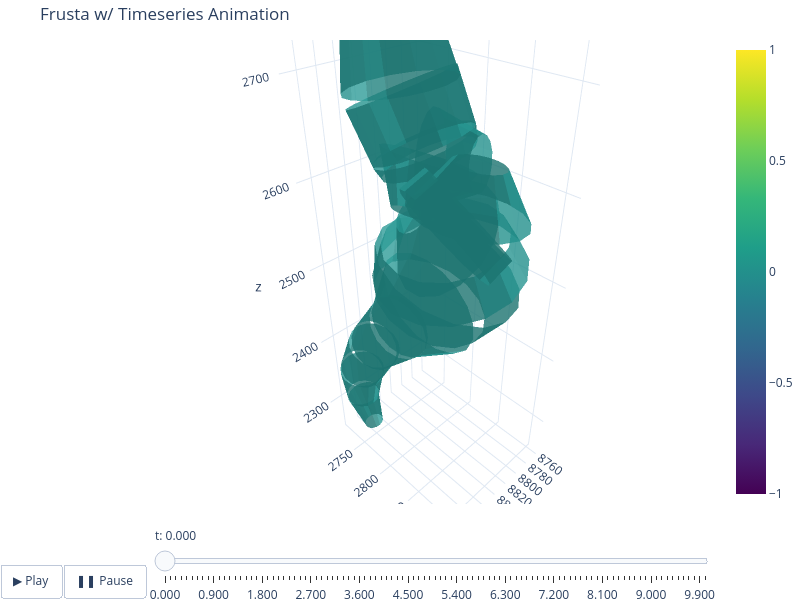

The code cell stored with this chart in its notebook:
### Code cell
# create a timeseries data block and animate it using animate_frusta_timeseries
import numpy as np

n_frusta = frusta.n_frusta
T = 10
dt = 0.1
time_domain = np.linspace(0, T, int(T / dt) + 1)
freqs = np.random.uniform(3, 30, n_frusta) / T
V = np.zeros((len(time_domain), n_frusta))
for i, t in enumerate(time_domain):
    V[i, :] = np.sin(freqs * t)

fig = animate_frusta_timeseries(
    frusta,
    time_domain=time_domain,
    amplitudes=V,
    fps=10,
    colorscale="Viridis",
    cmin=-1,
    cmax=1,
    title="Frusta w/ Timeseries Animation",
)
fig.show()

### Figure 1 — Plotly figure (JSON) as saved in the notebook; plotly's stock layout.template omitted (floating-point values rounded to 4 significant figures; data arrays with more than 128 entries replaced by an {"elided": "..."} marker saying what was removed)
{"data": [{"cmax": 1, "cmin": -1, "colorscale": [[0, "#440154"], [0.1111, "#482878"], [0.2222, "#3e4989"], [0.3333, "#31688e"], [0.4444, "#26828e"], [0.5556, "#1f9e89"], [0.6667, "#35b779"], [0.7778, "#6ece58"], [0.8889, "#b5de2b"], [1, "#fde725"]], "flatshading": true, "i": {"elided": "480 int values"}, "intensity": {"elided": "480 int values"}, "intensitymode": "cell", "j": {"elided": "480 int values"}, "k": {"elided": "480 int values"}, "name": "frusta", "opacity": 0.8, "showscale": true, "type": "mesh3d", "x": {"elided": "480 float values"}, "y": {"elided": "480 float values"}, "z": {"elided": "480 float values"}}], "layout": {"height": 600, "margin": {"b": 0, "l": 0, "r": 0, "t": 40}, "scene": {"aspectmode": "data"}, "showlegend": false, "sliders": [{"active": 0, "currentvalue": {"prefix": "t: ", "visible": true}, "steps": [{"args": [["time=0.000"], {"frame": {"duration": 0}, "mode": "immediate", "transition": {"duration": 0}}], "label": "0.000", "method": "animate"}, {"args": [["time=0.100"], {"frame": {"duration": 0}, "mode": "immediate", "transition": {"duration": 0}}], "label": "0.100", "method": "animate"}, {"args": [["time=0.200"], {"frame": {"duration": 0}, "mode": "immediate", "transition": {"duration": 0}}], "label": "0.200", "method": "animate"}, {"args": [["time=0.300"], {"frame": {"duration": 0}, "mode": "immediate", "transition": {"duration": 0}}], "label": "0.300", "method": "animate"}, {"args": [["time=0.400"], {"frame": {"duration": 0}, "mode": "immediate", "transition": {"duration": 0}}], "label": "0.400", "method": "animate"}, {"args": [["time=0.500"], {"frame": {"duration": 0}, "mode": "immediate", "transition": {"duration": 0}}], "label": "0.500", "method": "animate"}, {"args": [["time=0.600"], {"frame": {"duration": 0}, "mode": "immediate", "transition": {"duration": 0}}], "label": "0.600", "method": "animate"}, {"args": [["time=0.700"], {"frame": {"duration": 0}, "mode": "immediate", "transition": {"duration": 0}}], "label": "0.700", "method": "animate"}, {"args": [["time=0.800"], {"frame": {"duration": 0}, "mode": "immediate", "transition": {"duration": 0}}], "label": "0.800", "method": "animate"}, {"args": [["time=0.900"], {"frame": {"duration": 0}, "mode": "immediate", "transition": {"duration": 0}}], "label": "0.900", "method": "animate"}, {"args": [["time=1.000"], {"frame": {"duration": 0}, "mode": "immediate", "transition": {"duration": 0}}], "label": "1.000", "method": "animate"}, {"args": [["time=1.100"], {"frame": {"duration": 0}, "mode": "immediate", "transition": {"duration": 0}}], "label": "1.100", "method": "animate"}, {"args": [["time=1.200"], {"frame": {"duration": 0}, "mode": "immediate", "transition": {"duration": 0}}], "label": "1.200", "method": "animate"}, {"args": [["time=1.300"], {"frame": {"duration": 0}, "mode": "immediate", "transition": {"duration": 0}}], "label": "1.300", "method": "animate"}, {"args": [["time=1.400"], {"frame": {"duration": 0}, "mode": "immediate", "transition": {"duration": 0}}], "label": "1.400", "method": "animate"}, {"args": [["time=1.500"], {"frame": {"duration": 0}, "mode": "immediate", "transition": {"duration": 0}}], "label": "1.500", "method": "animate"}, {"args": [["time=1.600"], {"frame": {"duration": 0}, "mode": "immediate", "transition": {"duration": 0}}], "label": "1.600", "method": "animate"}, {"args": [["time=1.700"], {"frame": {"duration": 0}, "mode": "immediate", "transition": {"duration": 0}}], "label": "1.700", "method": "animate"}, {"args": [["time=1.800"], {"frame": {"duration": 0}, "mode": "immediate", "transition": {"duration": 0}}], "label": "1.800", "method": "animate"}, {"args": [["time=1.900"], {"frame": {"duration": 0}, "mode": "immediate", "transition": {"duration": 0}}], "label": "1.900", "method": "animate"}, {"args": [["time=2.000"], {"frame": {"duration": 0}, "mode": "immediate", "transition": {"duration": 0}}], "label": "2.000", "method": "animate"}, {"args": [["time=2.100"], {"frame": {"duration": 0}, "mode": "immediate", "transition": {"duration": 0}}], "label": "2.100", "method": "animate"}, {"args": [["time=2.200"], {"frame": {"duration": 0}, "mode": "immediate", "transition": {"duration": 0}}], "label": "2.200", "method": "animate"}, {"args": [["time=2.300"], {"frame": {"duration": 0}, "mode": "immediate", "transition": {"duration": 0}}], "label": "2.300", "method": "animate"}, {"args": [["time=2.400"], {"frame": {"duration": 0}, "mode": "immediate", "transition": {"duration": 0}}], "label": "2.400", "method": "animate"}, {"args": [["time=2.500"], {"frame": {"duration": 0}, "mode": "immediate", "transition": {"duration": 0}}], "label": "2.500", "method": "animate"}, {"args": [["time=2.600"], {"frame": {"duration": 0}, "mode": "immediate", "transition": {"duration": 0}}], "label": "2.600", "method": "animate"}, {"args": [["time=2.700"], {"frame": {"duration": 0}, "mode": "immediate", "transition": {"duration": 0}}], "label": "2.700", "method": "animate"}, {"args": [["time=2.800"], {"frame": {"duration": 0}, "mode": "immediate", "transition": {"duration": 0}}], "label": "2.800", "method": "animate"}, {"args": [["time=2.900"], {"frame": {"duration": 0}, "mode": "immediate", "transition": {"duration": 0}}], "label": "2.900", "method": "animate"}, {"args": [["time=3.000"], {"frame": {"duration": 0}, "mode": "immediate", "transition": {"duration": 0}}], "label": "3.000", "method": "animate"}, {"args": [["time=3.100"], {"frame": {"duration": 0}, "mode": "immediate", "transition": {"duration": 0}}], "label": "3.100", "method": "animate"}, {"args": [["time=3.200"], {"frame": {"duration": 0}, "mode": "immediate", "transition": {"duration": 0}}], "label": "3.200", "method": "animate"}, {"args": [["time=3.300"], {"frame": {"duration": 0}, "mode": "immediate", "transition": {"duration": 0}}], "label": "3.300", "method": "animate"}, {"args": [["time=3.400"], {"frame": {"duration": 0}, "mode": "immediate", "transition": {"duration": 0}}], "label": "3.400", "method": "animate"}, {"args": [["time=3.500"], {"frame": {"duration": 0}, "mode": "immediate", "transition": {"duration": 0}}], "label": "3.500", "method": "animate"}, {"args": [["time=3.600"], {"frame": {"duration": 0}, "mode": "immediate", "transition": {"duration": 0}}], "label": "3.600", "method": "animate"}, {"args": [["time=3.700"], {"frame": {"duration": 0}, "mode": "immediate", "transition": {"duration": 0}}], "label": "3.700", "method": "animate"}, {"args": [["time=3.800"], {"frame": {"duration": 0}, "mode": "immediate", "transition": {"duration": 0}}], "label": "3.800", "method": "animate"}, {"args": [["time=3.900"], {"frame": {"duration": 0}, "mode": "immediate", "transition": {"duration": 0}}], "label": "3.900", "method": "animate"}, {"args": [["time=4.000"], {"frame": {"duration": 0}, "mode": "immediate", "transition": {"duration": 0}}], "label": "4.000", "method": "animate"}, {"args": [["time=4.100"], {"frame": {"duration": 0}, "mode": "immediate", "transition": {"duration": 0}}], "label": "4.100", "method": "animate"}, {"args": [["time=4.200"], {"frame": {"duration": 0}, "mode": "immediate", "transition": {"duration": 0}}], "label": "4.200", "method": "animate"}, {"args": [["time=4.300"], {"frame": {"duration": 0}, "mode": "immediate", "transition": {"duration": 0}}], "label": "4.300", "method": "animate"}, {"args": [["time=4.400"], {"frame": {"duration": 0}, "mode": "immediate", "transition": {"duration": 0}}], "label": "4.400", "method": "animate"}, {"args": [["time=4.500"], {"frame": {"duration": 0}, "mode": "immediate", "transition": {"duration": 0}}], "label": "4.500", "method": "animate"}, {"args": [["time=4.600"], {"frame": {"duration": 0}, "mode": "immediate", "transition": {"duration": 0}}], "label": "4.600", "method": "animate"}, {"args": [["time=4.700"], {"frame": {"duration": 0}, "mode": "immediate", "transition": {"duration": 0}}], "label": "4.700", "method": "animate"}, {"args": [["time=4.800"], {"frame": {"duration": 0}, "mode": "immediate", "transition": {"duration": 0}}], "label": "4.800", "method": "animate"}, {"args": [["time=4.900"], {"frame": {"duration": 0}, "mode": "immediate", "transition": {"duration": 0}}], "label": "4.900", "method": "animate"}, {"args": [["time=5.000"], {"frame": {"duration": 0}, "mode": "immediate", "transition": {"duration": 0}}], "label": "5.000", "method": "animate"}, {"args": [["time=5.100"], {"frame": {"duration": 0}, "mode": "immediate", "transition": {"duration": 0}}], "label": "5.100", "method": "animate"}, {"args": [["time=5.200"], {"frame": {"duration": 0}, "mode": "immediate", "transition": {"duration": 0}}], "label": "5.200", "method": "animate"}, {"args": [["time=5.300"], {"frame": {"duration": 0}, "mode": "immediate", "transition": {"duration": 0}}], "label": "5.300", "method": "animate"}, {"args": [["time=5.400"], {"frame": {"duration": 0}, "mode": "immediate", "transition": {"duration": 0}}], "label": "5.400", "method": "animate"}, {"args": [["time=5.500"], {"frame": {"duration": 0}, "mode": "immediate", "transition": {"duration": 0}}], "label": "5.500", "method": "animate"}, {"args": [["time=5.600"], {"frame": {"duration": 0}, "mode": "immediate", "transition": {"duration": 0}}], "label": "5.600", "method": "animate"}, {"args": [["time=5.700"], {"frame": {"duration": 0}, "mode": "immediate", "transition": {"duration": 0}}], "label": "5.700", "method": "animate"}, {"args": [["time=5.800"], {"frame": {"duration": 0}, "mode": "immediate", "transition": {"duration": 0}}], "label": "5.800", "method": "animate"}, {"args": [["time=5.900"], {"frame": {"duration": 0}, "mode": "immediate", "transition": {"duration": 0}}], "label": "5.900", "method": "animate"}, {"args": [["time=6.000"], {"frame": {"duration": 0}, "mode": "immediate", "transition": {"duration": 0}}], "label": "6.000", "method": "animate"}, {"args": [["time=6.100"], {"frame": {"duration": 0}, "mode": "immediate", "transition": {"duration": 0}}], "label": "6.100", "method": "animate"}, {"args": [["time=6.200"], {"frame": {"duration": 0}, "mode": "immediate", "transition": {"duration": 0}}], "label": "6.200", "method": "animate"}, {"args": [["time=6.300"], {"frame": {"duration": 0}, "mode": "immediate", "transition": {"duration": 0}}], "label": "6.300", "method": "animate"}, {"args": [["time=6.400"], {"frame": {"duration": 0}, "mode": "immediate", "transition": {"duration": 0}}], "label": "6.400", "method": "animate"}, {"args": [["time=6.500"], {"frame": {"duration": 0}, "mode": "immediate", "transition": {"duration": 0}}], "label": "6.500", "method": "animate"}, {"args": [["time=6.600"], {"frame": {"duration": 0}, "mode": "immediate", "transition": {"duration": 0}}], "label": "6.600", "method": "animate"}, {"args": [["time=6.700"], {"frame": {"duration": 0}, "mode": "immediate", "transition": {"duration": 0}}], "label": "6.700", "method": "animate"}, {"args": [["time=6.800"], {"frame": {"duration": 0}, "mode": "immediate", "transition": {"duration": 0}}], "label": "6.800", "method": "animate"}, {"args": [["time=6.900"], {"frame": {"duration": 0}, "mode": "immediate", "transition": {"duration": 0}}], "label": "6.900", "method": "animate"}, {"args": [["time=7.000"], {"frame": {"duration": 0}, "mode": "immediate", "transition": {"duration": 0}}], "label": "7.000", "method": "animate"}, {"args": [["time=7.100"], {"frame": {"duration": 0}, "mode": "immediate", "transition": {"duration": 0}}], "label": "7.100", "method": "animate"}, {"args": [["time=7.200"], {"frame": {"duration": 0}, "mode": "immediate", "transition": {"duration": 0}}], "label": "7.200", "method": "animate"}, {"args": [["time=7.300"], {"frame": {"duration": 0}, "mode": "immediate", "transition": {"duration": 0}}], "label": "7.300", "method": "animate"}, {"args": [["time=7.400"], {"frame": {"duration": 0}, "mode": "immediate", "transition": {"duration": 0}}], "label": "7.400", "method": "animate"}, {"args": [["time=7.500"], {"frame": {"duration": 0}, "mode": "immediate", "transition": {"duration": 0}}], "label": "7.500", "method": "animate"}, {"args": [["time=7.600"], {"frame": {"duration": 0}, "mode": "immediate", "transition": {"duration": 0}}], "label": "7.600", "method": "animate"}, {"args": [["time=7.700"], {"frame": {"duration": 0}, "mode": "immediate", "transition": {"duration": 0}}], "label": "7.700", "method": "animate"}, {"args": [["time=7.800"], {"frame": {"duration": 0}, "mode": "immediate", "transition": {"duration": 0}}], "label": "7.800", "method": "animate"}, {"args": [["time=7.900"], {"frame": {"duration": 0}, "mode": "immediate", "transition": {"duration": 0}}], "label": "7.900", "method": "animate"}, {"args": [["time=8.000"], {"frame": {"duration": 0}, "mode": "immediate", "transition": {"duration": 0}}], "label": "8.000", "method": "animate"}, {"args": [["time=8.100"], {"frame": {"duration": 0}, "mode": "immediate", "transition": {"duration": 0}}], "label": "8.100", "method": "animate"}, {"args": [["time=8.200"], {"frame": {"duration": 0}, "mode": "immediate", "transition": {"duration": 0}}], "label": "8.200", "method": "animate"}, {"args": [["time=8.300"], {"frame": {"duration": 0}, "mode": "immediate", "transition": {"duration": 0}}], "label": "8.300", "method": "animate"}, {"args": [["time=8.400"], {"frame": {"duration": 0}, "mode": "immediate", "transition": {"duration": 0}}], "label": "8.400", "method": "animate"}, {"args": [["time=8.500"], {"frame": {"duration": 0}, "mode": "immediate", "transition": {"duration": 0}}], "label": "8.500", "method": "animate"}, {"args": [["time=8.600"], {"frame": {"duration": 0}, "mode": "immediate", "transition": {"duration": 0}}], "label": "8.600", "method": "animate"}, {"args": [["time=8.700"], {"frame": {"duration": 0}, "mode": "immediate", "transition": {"duration": 0}}], "label": "8.700", "method": "animate"}, {"args": [["time=8.800"], {"frame": {"duration": 0}, "mode": "immediate", "transition": {"duration": 0}}], "label": "8.800", "method": "animate"}, {"args": [["time=8.900"], {"frame": {"duration": 0}, "mode": "immediate", "transition": {"duration": 0}}], "label": "8.900", "method": "animate"}, {"args": [["time=9.000"], {"frame": {"duration": 0}, "mode": "immediate", "transition": {"duration": 0}}], "label": "9.000", "method": "animate"}, {"args": [["time=9.100"], {"frame": {"duration": 0}, "mode": "immediate", "transition": {"duration": 0}}], "label": "9.100", "method": "animate"}, {"args": [["time=9.200"], {"frame": {"duration": 0}, "mode": "immediate", "transition": {"duration": 0}}], "label": "9.200", "method": "animate"}, {"args": [["time=9.300"], {"frame": {"duration": 0}, "mode": "immediate", "transition": {"duration": 0}}], "label": "9.300", "method": "animate"}, {"args": [["time=9.400"], {"frame": {"duration": 0}, "mode": "immediate", "transition": {"duration": 0}}], "label": "9.400", "method": "animate"}, {"args": [["time=9.500"], {"frame": {"duration": 0}, "mode": "immediate", "transition": {"duration": 0}}], "label": "9.500", "method": "animate"}, {"args": [["time=9.600"], {"frame": {"duration": 0}, "mode": "immediate", "transition": {"duration": 0}}], "label": "9.600", "method": "animate"}, {"args": [["time=9.700"], {"frame": {"duration": 0}, "mode": "immediate", "transition": {"duration": 0}}], "label": "9.700", "method": "animate"}, {"args": [["time=9.800"], {"frame": {"duration": 0}, "mode": "immediate", "transition": {"duration": 0}}], "label": "9.800", "method": "animate"}, {"args": [["time=9.900"], {"frame": {"duration": 0}, "mode": "immediate", "transition": {"duration": 0}}], "label": "9.900", "method": "animate"}, {"args": [["time=10.000"], {"frame": {"duration": 0}, "mode": "immediate", "transition": {"duration": 0}}], "label": "10.000", "method": "animate"}]}], "title": {"text": "Frusta w/ Timeseries Animation"}, "updatemenus": [{"buttons": [{"args": [null, {"frame": {"duration": 100}, "fromcurrent": true, "transition": {"duration": 0}}], "label": "▶ Play", "method": "animate"}, {"args": [[null], {"frame": {"duration": 0}, "mode": "immediate", "transition": {"duration": 0}}], "label": "❚❚ Pause", "method": "animate"}], "direction": "left", "pad": {"r": 10, "t": 60}, "showactive": false, "type": "buttons", "x": 0, "y": 0}], "width": 800}}
